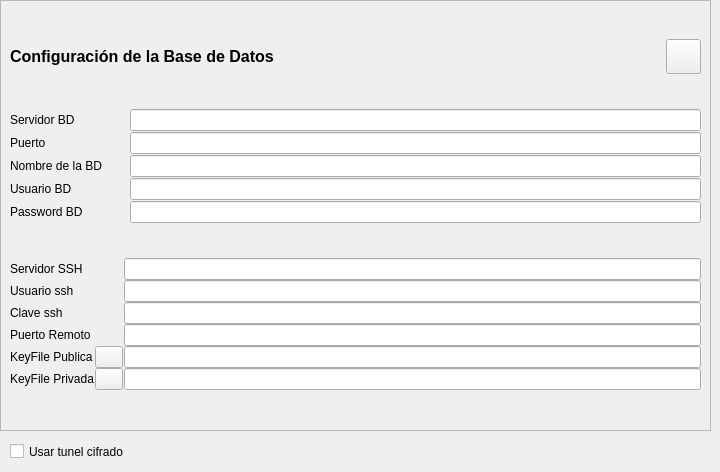
            <widget class="QWidget" name="DB">
             <attribute name="title">
              <string>Base de Datos</string>
             </attribute>
             <widget class="QFrame" name="fr_DB">
              <property name="geometry">
               <rect>
                <x>0</x>
                <y>0</y>
                <width>711</width>
                <height>431</height>
               </rect>
              </property>
              <property name="frameShape">
               <enum>QFrame::StyledPanel</enum>
              </property>
              <property name="frameShadow">
               <enum>QFrame::Raised</enum>
              </property>
              <layout class="QGridLayout" name="gridLayout_3">
               <item row="0" column="1">
                <widget class="QPushButton" name="PB_DB">
                 <property name="maximumSize">
                  <size>
                   <width>35</width>
                   <height>35</height>
                  </size>
                 </property>
                 <property name="text">
                  <string/>
                 </property>
                 <property name="icon">
                  <iconset resource="../iconos.qrc">
                   <normaloff>:/imagenes/iconos/sedes/color.png</normaloff>:/imagenes/iconos/sedes/color.png</iconset>
                 </property>
                 <property name="iconSize">
                  <size>
                   <width>25</width>
                   <height>25</height>
                  </size>
                 </property>
                </widget>
               </item>
               <item row="2" column="0" colspan="2">
                <layout class="QHBoxLayout" name="horizontalLayout_9">
                 <property name="spacing">
                  <number>1</number>
                 </property>
                 <item>
                  <layout class="QVBoxLayout" name="verticalLayout_8">
                   <property name="spacing">
                    <number>0</number>
                   </property>
                   <item>
                    <widget class="QLabel" name="label_11">
                     <property name="text">
                      <string>Servidor SSH</string>
                     </property>
                    </widget>
                   </item>
                   <item>
                    <widget class="QLabel" name="label_30">
                     <property name="text">
                      <string>Usuario ssh</string>
                     </property>
                    </widget>
                   </item>
                   <item>
                    <widget class="QLabel" name="label_31">
                     <property name="text">
                      <string>Clave ssh</string>
                     </property>
                    </widget>
                   </item>
                   <item>
                    <widget class="QLabel" name="label_19">
                     <property name="text">
                      <string>Puerto Remoto</string>
                     </property>
                    </widget>
                   </item>
                   <item>
                    <layout class="QHBoxLayout" name="horizontalLayout_7">
                     <property name="spacing">
                      <number>1</number>
                     </property>
                     <item>
                      <widget class="QLabel" name="label_20">
                       <property name="text">
                        <string>KeyFile Publica</string>
                       </property>
                      </widget>
                     </item>
                     <item>
                      <widget class="QPushButton" name="Btn_lupa_2">
                       <property name="maximumSize">
                        <size>
                         <width>28</width>
                         <height>24</height>
                        </size>
                       </property>
                       <property name="text">
                        <string/>
                       </property>
                       <property name="icon">
                        <iconset resource="../iconos.qrc">
                         <normaloff>:/imagenes/iconos/botonera/lupa.png</normaloff>:/imagenes/iconos/botonera/lupa.png</iconset>
                       </property>
                      </widget>
                     </item>
                    </layout>
                   </item>
                   <item>
                    <layout class="QHBoxLayout" name="horizontalLayout_8">
                     <property name="spacing">
                      <number>1</number>
                     </property>
                     <item>
                      <widget class="QLabel" name="label_32">
                       <property name="text">
                        <string>KeyFile Privada</string>
                       </property>
                      </widget>
                     </item>
                     <item>
                      <widget class="QPushButton" name="Btn_lupa_3">
                       <property name="maximumSize">
                        <size>
                         <width>28</width>
                         <height>24</height>
                        </size>
                       </property>
                       <property name="text">
                        <string/>
                       </property>
                       <property name="icon">
                        <iconset resource="../iconos.qrc">
                         <normaloff>:/imagenes/iconos/botonera/lupa.png</normaloff>:/imagenes/iconos/botonera/lupa.png</iconset>
                       </property>
                      </widget>
                     </item>
                    </layout>
                   </item>
                  </layout>
                 </item>
                 <item>
                  <layout class="QVBoxLayout" name="verticalLayout_11">
                   <property name="spacing">
                    <number>0</number>
                   </property>
                   <item>
                    <widget class="QLineEdit" name="servidor_SSH"/>
                   </item>
                   <item>
                    <widget class="QLineEdit" name="usuario_ssh_BD"/>
                   </item>
                   <item>
                    <widget class="QLineEdit" name="clave_ssh_BD">
                     <property name="echoMode">
                      <enum>QLineEdit::Password</enum>
                     </property>
                    </widget>
                   </item>
                   <item>
                    <widget class="QLineEdit" name="puerto_Remoto_ssh">
                     <property name="inputMask">
                      <string>99999</string>
                     </property>
                    </widget>
                   </item>
                   <item>
                    <widget class="QLineEdit" name="keyfile_publica">
                     <property name="inputMask">
                      <string/>
                     </property>
                    </widget>
                   </item>
                   <item>
                    <widget class="QLineEdit" name="keyfile_privada"/>
                   </item>
                  </layout>
                 </item>
                </layout>
               </item>
               <item row="0" column="0">
                <widget class="QLabel" name="label_24">
                 <property name="font">
                  <font>
                   <pointsize>12</pointsize>
                   <weight>75</weight>
                   <bold>true</bold>
                  </font>
                 </property>
                 <property name="text">
                  <string>Configuración de la Base de Datos</string>
                 </property>
                </widget>
               </item>
               <item row="1" column="0" colspan="2">
                <layout class="QHBoxLayout" name="horizontalLayout_4">
                 <property name="spacing">
                  <number>1</number>
                 </property>
                 <item>
                  <layout class="QVBoxLayout" name="verticalLayout_7">
                   <property name="spacing">
                    <number>1</number>
                   </property>
                   <item>
                    <widget class="QLabel" name="label_25">
                     <property name="text">
                      <string>Servidor BD</string>
                     </property>
                    </widget>
                   </item>
                   <item>
                    <widget class="QLabel" name="label_21">
                     <property name="text">
                      <string>Puerto                         </string>
                     </property>
                    </widget>
                   </item>
                   <item>
                    <widget class="QLabel" name="label_26">
                     <property name="text">
                      <string>Nombre de la BD</string>
                     </property>
                    </widget>
                   </item>
                   <item>
                    <widget class="QLabel" name="label_27">
                     <property name="text">
                      <string>Usuario BD</string>
                     </property>
                    </widget>
                   </item>
                   <item>
                    <widget class="QLabel" name="label_28">
                     <property name="text">
                      <string>Password BD</string>
                     </property>
                    </widget>
                   </item>
                  </layout>
                 </item>
                 <item>
                  <layout class="QVBoxLayout" name="verticalLayout_9">
                   <property name="spacing">
                    <number>1</number>
                   </property>
                   <item>
                    <widget class="QLineEdit" name="servidor_DB">
                     <property name="toolTip">
                      <string>IP del servidor terminal server donde nos queremos conectar</string>
                     </property>
                    </widget>
                   </item>
                   <item>
                    <widget class="QLineEdit" name="puerto_DB"/>
                   </item>
                   <item>
                    <widget class="QLineEdit" name="DataBaseName">
                     <property name="toolTip">
                      <string>Nombre de usuario del técnico en el dominio (si_manolito)</string>
                     </property>
                    </widget>
                   </item>
                   <item>
                    <widget class="QLineEdit" name="Usuario_DB">
                     <property name="toolTip">
                      <string>Clave del técnico en el dominio</string>
                     </property>
                     <property name="echoMode">
                      <enum>QLineEdit::Normal</enum>
                     </property>
                    </widget>
                   </item>
                   <item>
                    <widget class="QLineEdit" name="password_DB">
                     <property name="toolTip">
                      <string>Nombre de usuario del técnico en el dominio (si_manolito)</string>
                     </property>
                     <property name="echoMode">
                      <enum>QLineEdit::Password</enum>
                     </property>
                    </widget>
                   </item>
                  </layout>
                 </item>
                </layout>
               </item>
              </layout>
             </widget>
             <widget class="QCheckBox" name="checkBox_ssh">
              <property name="geometry">
               <rect>
                <x>10</x>
                <y>440</y>
                <width>147</width>
                <height>23</height>
               </rect>
              </property>
              <property name="text">
               <string>Usar tunel cifrado</string>
              </property>
              <property name="checked">
               <bool>false</bool>
              </property>
             </widget>
            </widget>
